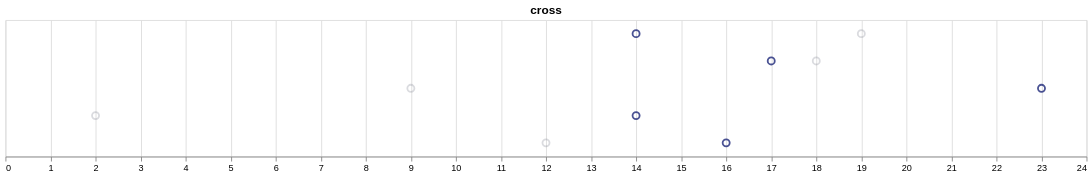

Here is the Vega-Lite specification saved for this chart:
### Vega specification from a JSON file in a GitHub repository (floating-point values rounded to 4 significant figures; data arrays with more than 128 entries replaced by an {"elided": "..."} marker saying what was removed)
{"$schema": "https://vega.github.io/schema/vega/v5.json", "autosize": {"type": "fit-x", "contains": "padding"}, "background": "white", "padding": 5, "height": 150, "title": {"text": "cross", "frame": "group"}, "style": "cell", "data": [{"name": "selector008_store", "values": [{"unit": "", "fields": [{"type": "E", "field": "Team"}], "values": ["FC Barcelona"]}]}, {"name": "data-d61b04bf1c082430ba1d0fa2c40160ae", "values": {"elided": "200 records"}}, {"name": "data_0", "source": "data-d61b04bf1c082430ba1d0fa2c40160ae", "transform": [{"type": "filter", "expr": "!(length(data(\"selector008_store\"))) || (vlSelectionTest(\"selector008_store\", datum))"}, {"type": "formula", "expr": "datum.team_name == selector008.Team ? datum.team_name : 'Other'", "as": "team"}, {"type": "formula", "expr": "datum.team_name == selector008.Team ? 1 : 0.8", "as": "opacity"}, {"type": "filter", "expr": "isValid(datum[\"opacity\"]) && isFinite(+datum[\"opacity\"]) && isValid(datum[\"value\"]) && isFinite(+datum[\"value\"])"}]}], "signals": [{"name": "width", "init": "isFinite(containerSize()[0]) ? containerSize()[0] : 400", "on": [{"update": "isFinite(containerSize()[0]) ? containerSize()[0] : 400", "events": "window:resize"}]}, {"name": "unit", "value": {}, "on": [{"events": "mousemove", "update": "isTuple(group()) ? group() : unit"}]}, {"name": "selector008_Team", "init": "\"FC Barcelona\"", "bind": {"input": "select", "options": ["Valencia CF", "RCD Mallorca", "CA Osasuna", "Villarreal CF", "RC Deportivo de La Coruña", "Real Madrid CF", "CD Numancia", "FC Barcelona", "Racing Santander", "Sevilla FC", "Real Sporting de Gijón", "Getafe CF", "Real Betis Balompié", "RC Recreativo", "RCD Espanyol", "Real Valladolid", "Athletic Club de Bilbao", "UD Almería", "Atlético Madrid", "Málaga CF", "Xerez Club Deportivo", "Real Zaragoza", "CD Tenerife", "Hércules Club de Fútbol", "Levante UD", "Real Sociedad", "Granada CF", "Rayo Vallecano", "RC Celta de Vigo", "Elche CF", "SD Eibar", "Córdoba CF", "UD Las Palmas"], "name": "Team A"}}, {"name": "selector008", "update": "vlSelectionResolve(\"selector008_store\", \"union\")"}, {"name": "selector008_tuple", "update": "selector008_Team !== null ? {fields: selector008_tuple_fields, values: [selector008_Team]} : null"}, {"name": "selector008_tuple_fields", "value": [{"type": "E", "field": "Team"}]}, {"name": "selector008_modify", "on": [{"events": {"signal": "selector008_tuple"}, "update": "modify(\"selector008_store\", selector008_tuple, true)"}]}], "marks": [{"name": "marks", "type": "symbol", "style": ["point"], "interactive": true, "from": {"data": "data_0"}, "encode": {"update": {"opacity": {"scale": "opacity", "field": "opacity"}, "size": {"value": 60}, "fill": {"value": "transparent"}, "stroke": {"scale": "color", "field": "team"}, "tooltip": {"signal": "{\"team_name\": ''+datum[\"team_name\"], \"value\": format(datum[\"value\"], \"\")}"}, "x": {"scale": "x", "field": "value"}, "y": {"scale": "y", "field": "Oponent"}}}}], "scales": [{"name": "x", "type": "linear", "domain": {"data": "data_0", "field": "value"}, "range": [0, {"signal": "width"}], "zero": true, "nice": true}, {"name": "y", "type": "point", "domain": {"data": "data_0", "field": "Oponent", "sort": true}, "range": [0, {"signal": "height"}], "padding": 0.5}, {"name": "color", "type": "ordinal", "domain": {"data": "data_0", "field": "team", "sort": true}, "range": ["#1D2778", "#858796"]}, {"name": "opacity", "type": "linear", "domain": {"data": "data_0", "field": "opacity"}, "range": [0.3, 0.8], "zero": false}], "axes": [{"scale": "x", "orient": "bottom", "grid": true, "gridScale": "y", "tickCount": {"signal": "ceil(width/40)"}, "domain": false, "labels": false, "maxExtent": 0, "minExtent": 0, "ticks": false, "zindex": 0}, {"scale": "x", "orient": "bottom", "grid": false, "labelFlush": true, "labelOverlap": true, "tickCount": {"signal": "ceil(width/40)"}, "zindex": 0}]}
